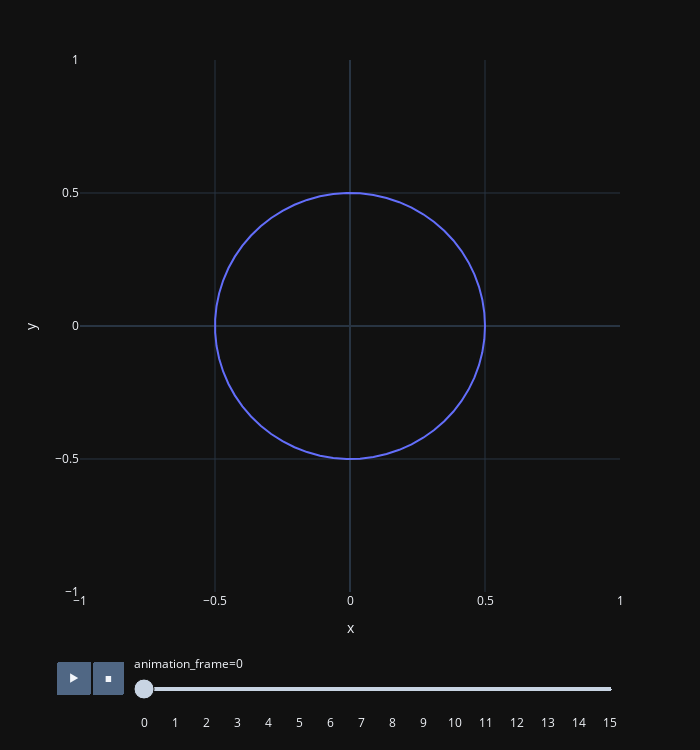

Source (notebook cell):
### Code cell
figure = Transform(Circle(), scale=[0.5, 0.5], shift=[lambda frame: np.sin(frame * .3), 0])
figure.plot(num_frames=16)

### Figure 1 — Plotly figure (JSON) as saved in the notebook; plotly's stock layout.template omitted (floating-point values rounded to 4 significant figures)
{"data": [{"hoverlabel": {"namelength": 0}, "hovertemplate": "animation_frame=0<br>x=%{x}<br>y=%{y}", "legendgroup": "", "line": {"color": "#636efa", "dash": "solid"}, "mode": "lines", "name": "", "showlegend": false, "type": "scatter", "x": [0.5, 0.4975, 0.4901, 0.4778, 0.4607, 0.4391, 0.4131, 0.383, 0.3491, 0.3117, 0.2713, 0.2281, 0.1827, 0.1354, 0.08682, 0.03737, -0.01247, -0.06217, -0.1113, -0.1592, -0.2056, -0.25, -0.2919, -0.3308, -0.3665, -0.3986, -0.4266, -0.4505, -0.4698, -0.4845, -0.4944, -0.4994, -0.4994, -0.4944, -0.4845, -0.4698, -0.4505, -0.4266, -0.3986, -0.3665, -0.3308, -0.2919, -0.25, -0.2056, -0.1592, -0.1113, -0.06217, -0.01247, 0.03737, 0.08682, 0.1354, 0.1827, 0.2281, 0.2713, 0.3117, 0.3491, 0.383, 0.4131, 0.4391, 0.4607, 0.4778, 0.4901, 0.4975, 0.5], "xaxis": "x", "y": [0, 0.04978, 0.09907, 0.1474, 0.1942, 0.2391, 0.2817, 0.3214, 0.3579, 0.3909, 0.42, 0.4449, 0.4654, 0.4813, 0.4924, 0.4986, 0.4998, 0.4961, 0.4875, 0.474, 0.4558, 0.433, 0.406, 0.3749, 0.3401, 0.3019, 0.2607, 0.2169, 0.171, 0.1234, 0.07452, 0.02492, -0.02492, -0.07452, -0.1234, -0.171, -0.2169, -0.2607, -0.3019, -0.3401, -0.3749, -0.406, -0.433, -0.4558, -0.474, -0.4875, -0.4961, -0.4998, -0.4986, -0.4924, -0.4813, -0.4654, -0.4449, -0.42, -0.3909, -0.3579, -0.3214, -0.2817, -0.2391, -0.1942, -0.1474, -0.09907, -0.04978, -1.225e-16], "yaxis": "y"}], "layout": {"height": 750, "legend": {"tracegroupgap": 0}, "margin": {"t": 60}, "sliders": [{"active": 0, "currentvalue": {"prefix": "animation_frame="}, "len": 0.9, "pad": {"b": 10, "t": 60}, "steps": [{"args": [["0"], {"frame": {"duration": 0, "redraw": false}, "fromcurrent": true, "mode": "immediate", "transition": {"duration": 0, "easing": "linear"}}], "label": "0", "method": "animate"}, {"args": [["1"], {"frame": {"duration": 0, "redraw": false}, "fromcurrent": true, "mode": "immediate", "transition": {"duration": 0, "easing": "linear"}}], "label": "1", "method": "animate"}, {"args": [["2"], {"frame": {"duration": 0, "redraw": false}, "fromcurrent": true, "mode": "immediate", "transition": {"duration": 0, "easing": "linear"}}], "label": "2", "method": "animate"}, {"args": [["3"], {"frame": {"duration": 0, "redraw": false}, "fromcurrent": true, "mode": "immediate", "transition": {"duration": 0, "easing": "linear"}}], "label": "3", "method": "animate"}, {"args": [["4"], {"frame": {"duration": 0, "redraw": false}, "fromcurrent": true, "mode": "immediate", "transition": {"duration": 0, "easing": "linear"}}], "label": "4", "method": "animate"}, {"args": [["5"], {"frame": {"duration": 0, "redraw": false}, "fromcurrent": true, "mode": "immediate", "transition": {"duration": 0, "easing": "linear"}}], "label": "5", "method": "animate"}, {"args": [["6"], {"frame": {"duration": 0, "redraw": false}, "fromcurrent": true, "mode": "immediate", "transition": {"duration": 0, "easing": "linear"}}], "label": "6", "method": "animate"}, {"args": [["7"], {"frame": {"duration": 0, "redraw": false}, "fromcurrent": true, "mode": "immediate", "transition": {"duration": 0, "easing": "linear"}}], "label": "7", "method": "animate"}, {"args": [["8"], {"frame": {"duration": 0, "redraw": false}, "fromcurrent": true, "mode": "immediate", "transition": {"duration": 0, "easing": "linear"}}], "label": "8", "method": "animate"}, {"args": [["9"], {"frame": {"duration": 0, "redraw": false}, "fromcurrent": true, "mode": "immediate", "transition": {"duration": 0, "easing": "linear"}}], "label": "9", "method": "animate"}, {"args": [["10"], {"frame": {"duration": 0, "redraw": false}, "fromcurrent": true, "mode": "immediate", "transition": {"duration": 0, "easing": "linear"}}], "label": "10", "method": "animate"}, {"args": [["11"], {"frame": {"duration": 0, "redraw": false}, "fromcurrent": true, "mode": "immediate", "transition": {"duration": 0, "easing": "linear"}}], "label": "11", "method": "animate"}, {"args": [["12"], {"frame": {"duration": 0, "redraw": false}, "fromcurrent": true, "mode": "immediate", "transition": {"duration": 0, "easing": "linear"}}], "label": "12", "method": "animate"}, {"args": [["13"], {"frame": {"duration": 0, "redraw": false}, "fromcurrent": true, "mode": "immediate", "transition": {"duration": 0, "easing": "linear"}}], "label": "13", "method": "animate"}, {"args": [["14"], {"frame": {"duration": 0, "redraw": false}, "fromcurrent": true, "mode": "immediate", "transition": {"duration": 0, "easing": "linear"}}], "label": "14", "method": "animate"}, {"args": [["15"], {"frame": {"duration": 0, "redraw": false}, "fromcurrent": true, "mode": "immediate", "transition": {"duration": 0, "easing": "linear"}}], "label": "15", "method": "animate"}], "x": 0.1, "xanchor": "left", "y": 0, "yanchor": "top"}], "updatemenus": [{"buttons": [{"args": [null, {"frame": {"duration": 500, "redraw": false}, "fromcurrent": true, "mode": "immediate", "transition": {"duration": 500, "easing": "linear"}}], "label": "&#9654;", "method": "animate"}, {"args": [[null], {"frame": {"duration": 0, "redraw": false}, "fromcurrent": true, "mode": "immediate", "transition": {"duration": 0, "easing": "linear"}}], "label": "&#9724;", "method": "animate"}], "direction": "left", "pad": {"r": 10, "t": 70}, "showactive": false, "type": "buttons", "x": 0.1, "xanchor": "right", "y": 0, "yanchor": "top"}], "width": 700, "xaxis": {"anchor": "y", "domain": [0, 1], "range": [-1, 1], "title": {"text": "x"}}, "yaxis": {"anchor": "x", "domain": [0, 1], "range": [-1, 1], "title": {"text": "y"}}}}
